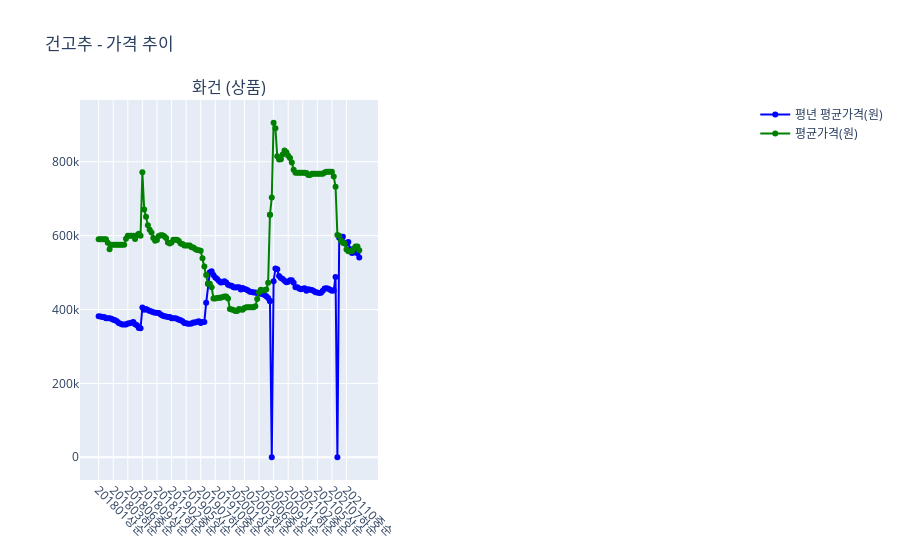
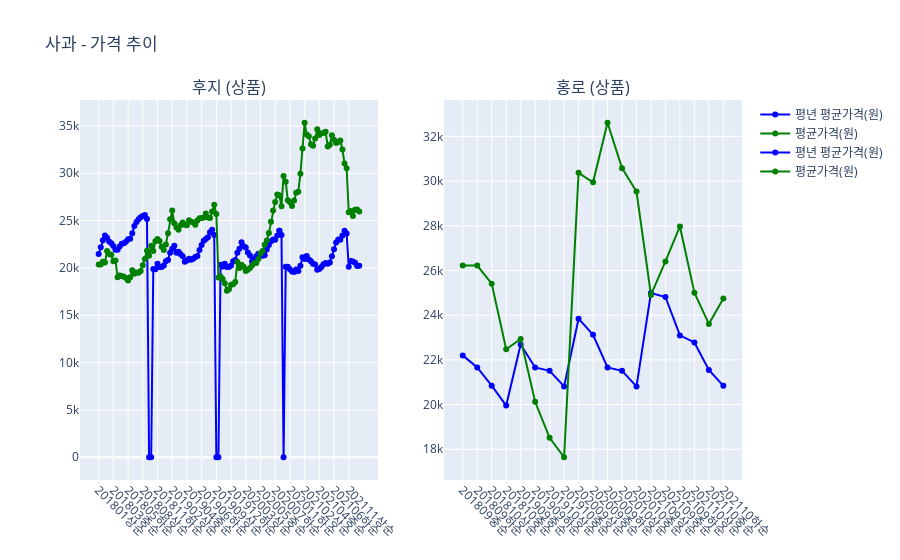
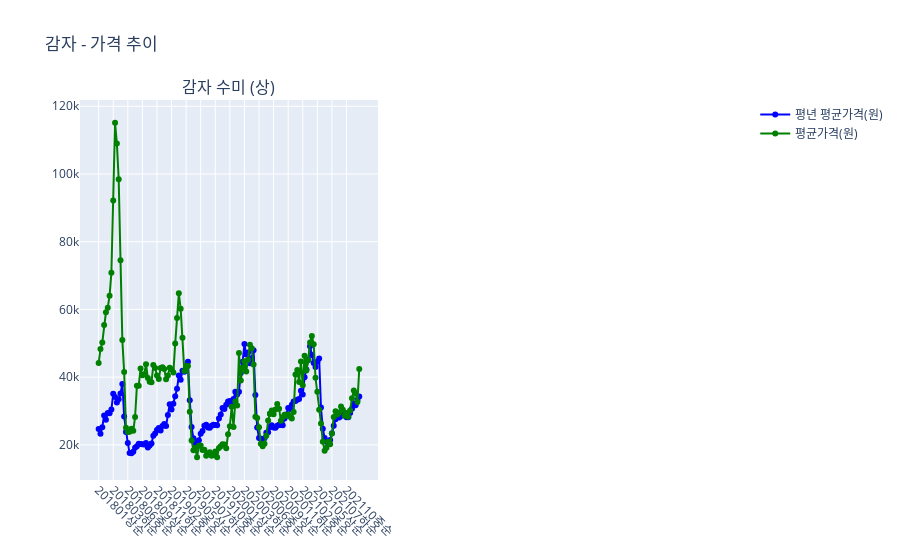
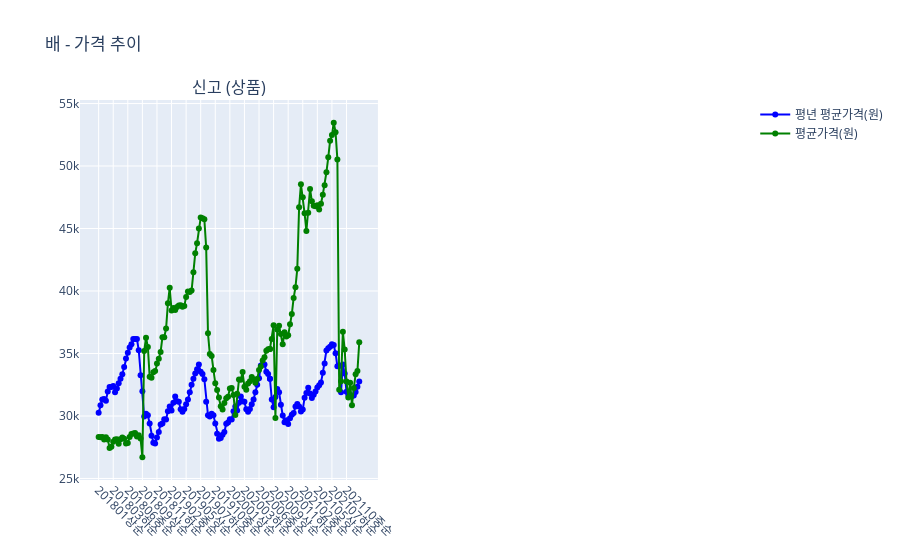

Source (notebook cell) for these figures, in order:
### Markdown cell above
### train data eda

### Code cell
import math
from matplotlib.ticker import MaxNLocator
import plotly.graph_objects as go
from plotly.subplots import make_subplots

unique_items = filtered_df['품목명'].unique()
for item in unique_items:
    item_data = filtered_df[filtered_df['품목명'] == item]
    unique_combinations = item_data[['품종명', '등급']].drop_duplicates()
    num_combinations = len(unique_combinations)
    
    cols = 2
    rows = math.ceil(num_combinations / cols)
    
    fig = make_subplots(rows=rows, cols=cols, subplot_titles=[f"{variety} ({grade})" for variety, grade in unique_combinations.itertuples(index=False)])
    
    for idx, (variety, grade) in enumerate(unique_combinations.itertuples(index=False)):
        row = idx // cols + 1
        col = idx % cols + 1
        combination_data = item_data[
            (item_data['품종명'] == variety) &
            (item_data['등급'] == grade)
        ].dropna(subset=['평년 평균가격(원)', '평균가격(원)', '시점']).sort_values('시점')
        
        fig.add_trace(
            go.Scatter(x=combination_data['시점'], y=combination_data['평년 평균가격(원)'],
                       mode='lines+markers', name='평년 평균가격(원)', line=dict(color='blue')),
            row=row, col=col
        )
        
        fig.add_trace(
            go.Scatter(x=combination_data['시점'], y=combination_data['평균가격(원)'],
                       mode='lines+markers', name='평균가격(원)', line=dict(color='green')),
            row=row, col=col
        )
    
    fig.update_layout(title_text=f"{item} - 가격 추이", showlegend=True)
    fig.update_xaxes(tickangle=45)
    fig.show()
    
    # (Optional) Save the plot as HTML
    # fig.write_html(f"{item}_가격추이.html")

### Figure 1 — Plotly figure (JSON) as saved in the notebook; plotly's stock layout.template omitted (floating-point values rounded to 4 significant figures; data arrays with more than 128 entries replaced by an {"elided": "..."} marker saying what was removed)
{"data": [{"line": {"color": "blue"}, "mode": "lines+markers", "name": "평년 평균가격(원)", "type": "scatter", "x": {"elided": "145 str values"}, "xaxis": "x", "y": {"elided": "145 float values"}, "yaxis": "y"}, {"line": {"color": "green"}, "mode": "lines+markers", "name": "평균가격(원)", "type": "scatter", "x": {"elided": "145 str values"}, "xaxis": "x", "y": {"elided": "145 float values"}, "yaxis": "y"}], "layout": {"annotations": [{"font": {"size": 16}, "showarrow": false, "text": "화건 (상품)", "x": 0.225, "xanchor": "center", "xref": "paper", "y": 1, "yanchor": "bottom", "yref": "paper"}], "showlegend": true, "title": {"text": "건고추 - 가격 추이"}, "xaxis": {"anchor": "y", "domain": [0, 0.45], "tickangle": 45}, "xaxis2": {"anchor": "y2", "domain": [0.55, 1], "tickangle": 45}, "yaxis": {"anchor": "x", "domain": [0, 1]}, "yaxis2": {"anchor": "x2", "domain": [0, 1]}}}

### Figure 2 — Plotly figure (JSON) as saved in the notebook; plotly's stock layout.template omitted (floating-point values rounded to 4 significant figures)
{"data": [{"line": {"color": "blue"}, "mode": "lines+markers", "name": "평년 평균가격(원)", "type": "scatter", "x": ["201801상순", "201801중순", "201801하순", "201802상순", "201802중순", "201802하순", "201803상순", "201803중순", "201803하순", "201804상순", "201804중순", "201804하순", "201805상순", "201805중순", "201805하순", "201806상순", "201806중순", "201806하순", "201807상순", "201807중순", "201807하순", "201808상순", "201808중순", "201808하순", "201809상순", "201810하순", "201811상순", "201811중순", "201811하순", "201812상순", "201812중순", "201812하순", "201901상순", "201901중순", "201901하순", "201902상순", "201902중순", "201902하순", "201903상순", "201903중순", "201903하순", "201904상순", "201904중순", "201904하순", "201905상순", "201905중순", "201905하순", "201906상순", "201906중순", "201906하순", "201907상순", "201907중순", "201907하순", "201908상순", "201908중순", "201908하순", "201909상순", "201910하순", "201911상순", "201911중순", "201911하순", "201912상순", "201912중순", "201912하순", "202001상순", "202001중순", "202001하순", "202002상순", "202002중순", "202002하순", "202003상순", "202003중순", "202003하순", "202004상순", "202004중순", "202004하순", "202005상순", "202005중순", "202005하순", "202006상순", "202006중순", "202006하순", "202007상순", "202007중순", "202007하순", "202008상순", "202008중순", "202008중순", "202008하순", "202010하순", "202011상순", "202011중순", "202011하순", "202012상순", "202012중순", "202012하순", "202101상순", "202101중순", "202101하순", "202102상순", "202102중순", "202102하순", "202103상순", "202103중순", "202103하순", "202104상순", "202104중순", "202104하순", "202105상순", "202105중순", "202105하순", "202106상순", "202106중순", "202106하순", "202107상순", "202107중순", "202107하순", "202108상순", "202108중순", "202108하순", "202111상순", "202111중순", "202111하순", "202112상순", "202112중순", "202112하순"], "xaxis": "x", "y": [21460.0, 22180.0, 22920.0, 23420.0, 23200.0, 22790.0, 22620.0, 22322, 21930.0, 21920.0, 22250.0, 22566, 22600.0, 22760.0, 23036, 23094, 23656, 24440.0, 24860.0, 25150.0, 25347, 25500.0, 25584, 25160.0, 0, 0, 19883, 19870.0, 20430, 20100.0, 20100.0, 20250.0, 20700.0, 20851, 21610.0, 22030.0, 22330.0, 21610, 21710.0, 21440.0, 21247, 20650.0, 20790.0, 20969, 20860.0, 20960.0, 21150.0, 21271, 21896, 22429, 22870.0, 23066, 23230.0, 23780.0, 24041, 23490.0, 0, 0, 20330.0, 20160, 20430, 20100.0, 20100.0, 20250.0, 20700.0, 20851, 21610.0, 22030.0, 22720.0, 22290.0, 22160.0, 21629, 21320.0, 20680.0, 20940.0, 21240.0, 21510.0, 21450.0, 21300.0, 21332, 21940.0, 22429, 22830.0, 22995, 22970.0, 23420.0, 23930.0, 23930.0, 23490.0, 0, 20130.0, 20130.0, 19860.0, 19610.0, 19580.0, 19820.0, 19678, 20230.0, 21140.0, 20930.0, 21259, 20900.0, 20707, 20450.0, 20370.0, 19819, 19900.0, 20096, 20389, 20510.0, 20440.0, 20580.0, 21233, 21970.0, 22679, 22995, 22970.0, 23420.0, 23930.0, 23650.0, 20130.0, 20740.0, 20673, 20540.0, 20197, 20240.0], "yaxis": "y"}, {"line": {"color": "green"}, "mode": "lines+markers", "name": "평균가격(원)", "type": "scatter", "x": ["201801상순", "201801중순", "201801하순", "201802상순", "201802중순", "201802하순", "201803상순", "201803중순", "201803하순", "201804상순", "201804중순", "201804하순", "201805상순", "201805중순", "201805하순", "201806상순", "201806중순", "201806하순", "201807상순", "201807중순", "201807하순", "201808상순", "201808중순", "201808하순", "201809상순", "201810하순", "201811상순", "201811중순", "201811하순", "201812상순", "201812중순", "201812하순", "201901상순", "201901중순", "201901하순", "201902상순", "201902중순", "201902하순", "201903상순", "201903중순", "201903하순", "201904상순", "201904중순", "201904하순", "201905상순", "201905중순", "201905하순", "201906상순", "201906중순", "201906하순", "201907상순", "201907중순", "201907하순", "201908상순", "201908중순", "201908하순", "201909상순", "201910하순", "201911상순", "201911중순", "201911하순", "201912상순", "201912중순", "201912하순", "202001상순", "202001중순", "202001하순", "202002상순", "202002중순", "202002하순", "202003상순", "202003중순", "202003하순", "202004상순", "202004중순", "202004하순", "202005상순", "202005중순", "202005하순", "202006상순", "202006중순", "202006하순", "202007상순", "202007중순", "202007하순", "202008상순", "202008중순", "202008중순", "202008하순", "202010하순", "202011상순", "202011중순", "202011하순", "202012상순", "202012중순", "202012하순", "202101상순", "202101중순", "202101하순", "202102상순", "202102중순", "202102하순", "202103상순", "202103중순", "202103하순", "202104상순", "202104중순", "202104하순", "202105상순", "202105중순", "202105하순", "202106상순", "202106중순", "202106하순", "202107상순", "202107중순", "202107하순", "202108상순", "202108중순", "202108하순", "202111상순", "202111중순", "202111하순", "202112상순", "202112중순", "202112하순"], "xaxis": "x", "y": [20361, 20359, 20653, 20563, 21779, 21465, 21384, 20695, 20794, 19019, 19208, 19154, 19074, 18943, 18681, 19018, 19762, 19393, 19508, 19496, 19680, 20287, 20956, 21807, 21299, 22336, 21791, 22815, 23070, 22840, 22237, 21908, 22487, 23655, 25155, 26059, 24721, 24274, 24027, 24501, 24797, 24550, 24522, 25049, 24884, 24801, 24563, 25007, 25248, 25287, 25319, 25760, 25340, 25279, 25974, 26672, 25700, 18986, 19086, 18829, 18390, 17583, 17745, 18227, 18290, 18508, 20625, 20006, 20348, 20120, 19667, 19802, 19988, 20251, 20484, 20518, 20940, 21526, 21783, 22451, 22908, 23682, 24879, 26075, 26973, 27768, 27649, 27649, 26514, 29715, 29099, 27159, 26942, 26543, 27134, 27935, 28046, 29954, 32624, 35339, 34097, 33901, 33066, 32917, 33668, 34642, 34038, 34235, 34263, 34386, 32823, 33013, 34023, 33554, 33200, 33300, 33472, 32511, 31031, 30531, 25889, 26004, 25494, 26144, 26177, 25952], "yaxis": "y"}, {"line": {"color": "blue"}, "mode": "lines+markers", "name": "평년 평균가격(원)", "type": "scatter", "x": ["201809중순", "201809하순", "201810상순", "201810중순", "201909중순", "201909하순", "201910상순", "201910중순", "202009상순", "202009중순", "202009하순", "202010상순", "202010중순", "202109상순", "202109중순", "202109하순", "202110상순", "202110중순", "202110하순"], "xaxis": "x2", "y": [22200.0, 21660.0, 20850.0, 19957, 22690.0, 21660.0, 21510.0, 20810.0, 23840.0, 23123, 21660.0, 21510.0, 20810.0, 24993, 24813, 23100.0, 22780.0, 21550.0, 20840.0], "yaxis": "y2"}, {"line": {"color": "green"}, "mode": "lines+markers", "name": "평균가격(원)", "type": "scatter", "x": ["201809중순", "201809하순", "201810상순", "201810중순", "201909중순", "201909하순", "201910상순", "201910중순", "202009상순", "202009중순", "202009하순", "202010상순", "202010중순", "202109상순", "202109중순", "202109하순", "202110상순", "202110중순", "202110하순"], "xaxis": "x2", "y": [26228, 26219, 25411, 22474, 22939, 20127, 18516, 17644, 30369, 29944, 32610, 30579, 29534, 24907, 26407, 27970, 25009, 23608, 24750.0], "yaxis": "y2"}], "layout": {"annotations": [{"font": {"size": 16}, "showarrow": false, "text": "후지 (상품)", "x": 0.225, "xanchor": "center", "xref": "paper", "y": 1, "yanchor": "bottom", "yref": "paper"}, {"font": {"size": 16}, "showarrow": false, "text": "홍로 (상품)", "x": 0.775, "xanchor": "center", "xref": "paper", "y": 1, "yanchor": "bottom", "yref": "paper"}], "showlegend": true, "title": {"text": "사과 - 가격 추이"}, "xaxis": {"anchor": "y", "domain": [0, 0.45], "tickangle": 45}, "xaxis2": {"anchor": "y2", "domain": [0.55, 1], "tickangle": 45}, "yaxis": {"anchor": "x", "domain": [0, 1]}, "yaxis2": {"anchor": "x2", "domain": [0, 1]}}}

### Figure 3 — Plotly figure (JSON) as saved in the notebook; plotly's stock layout.template omitted (floating-point values rounded to 4 significant figures; data arrays with more than 128 entries replaced by an {"elided": "..."} marker saying what was removed)
{"data": [{"line": {"color": "blue"}, "mode": "lines+markers", "name": "평년 평균가격(원)", "type": "scatter", "x": {"elided": "145 str values"}, "xaxis": "x", "y": {"elided": "145 float values"}, "yaxis": "y"}, {"line": {"color": "green"}, "mode": "lines+markers", "name": "평균가격(원)", "type": "scatter", "x": {"elided": "145 str values"}, "xaxis": "x", "y": {"elided": "145 float values"}, "yaxis": "y"}], "layout": {"annotations": [{"font": {"size": 16}, "showarrow": false, "text": "감자 수미 (상)", "x": 0.225, "xanchor": "center", "xref": "paper", "y": 1, "yanchor": "bottom", "yref": "paper"}], "showlegend": true, "title": {"text": "감자 - 가격 추이"}, "xaxis": {"anchor": "y", "domain": [0, 0.45], "tickangle": 45}, "xaxis2": {"anchor": "y2", "domain": [0.55, 1], "tickangle": 45}, "yaxis": {"anchor": "x", "domain": [0, 1]}, "yaxis2": {"anchor": "x2", "domain": [0, 1]}}}

### Figure 4 — Plotly figure (JSON) as saved in the notebook; plotly's stock layout.template omitted (floating-point values rounded to 4 significant figures; data arrays with more than 128 entries replaced by an {"elided": "..."} marker saying what was removed)
{"data": [{"line": {"color": "blue"}, "mode": "lines+markers", "name": "평년 평균가격(원)", "type": "scatter", "x": {"elided": "145 str values"}, "xaxis": "x", "y": {"elided": "145 float values"}, "yaxis": "y"}, {"line": {"color": "green"}, "mode": "lines+markers", "name": "평균가격(원)", "type": "scatter", "x": {"elided": "145 str values"}, "xaxis": "x", "y": {"elided": "145 int values"}, "yaxis": "y"}], "layout": {"annotations": [{"font": {"size": 16}, "showarrow": false, "text": "신고 (상품)", "x": 0.225, "xanchor": "center", "xref": "paper", "y": 1, "yanchor": "bottom", "yref": "paper"}], "showlegend": true, "title": {"text": "배 - 가격 추이"}, "xaxis": {"anchor": "y", "domain": [0, 0.45], "tickangle": 45}, "xaxis2": {"anchor": "y2", "domain": [0.55, 1], "tickangle": 45}, "yaxis": {"anchor": "x", "domain": [0, 1]}, "yaxis2": {"anchor": "x2", "domain": [0, 1]}}}
